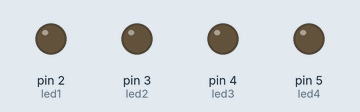
This sketch was run on a simulated Arduino Uno, built with avr-gcc and run on an emulated ATmega328P. Shown: output pins drawn as LEDs (lit = HIGH).

Above: at 0.2 s.
At 1.2 s:
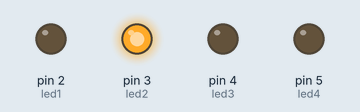
At 2.2 s:
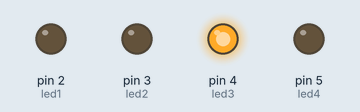
At 4.7 s:
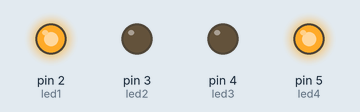
At 7.2 s:
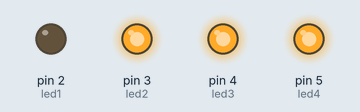
At 9.7 s:
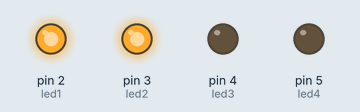
Timing chart, 0 to 10.4 s (numbered marks = the images above):
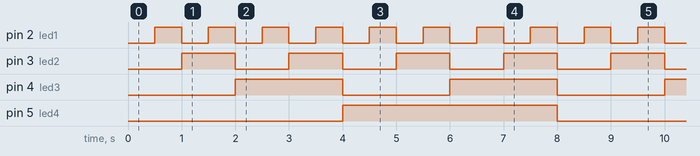

Measured:
- by itself, pin 2 (led1): alternates HIGH for 0.50 s and LOW for 0.50 s
- by itself, pin 3 (led2): alternates HIGH for 1.0 s and LOW for 1.0 s
- by itself, pin 4 (led3): alternates HIGH for 2.0 s and LOW for 2.0 s
- by itself, pin 5 (led4): alternates HIGH for 4.0 s and LOW for 4.0 s

The sketch:

CONTAGEMBINARIA.ino
```cpp
int led1 = 2;
int led2 = 3;
int led3 = 4;
int led4 = 5;

void setup() {
  pinMode(led1, OUTPUT);
  pinMode(led2, OUTPUT);
  pinMode(led3, OUTPUT);
  pinMode(led4, OUTPUT);
}

void loop() {
  for (int count = 0; count < 16; count++) {
    if (count % 2 == 1) {
      digitalWrite(led1, HIGH);
    } else {
      digitalWrite(led1, LOW);
    }

    if ((count / 2) % 2 == 1) {
      digitalWrite(led2, HIGH);
    } else {
      digitalWrite(led2, LOW);
    }

    if ((count / 4) % 2 == 1) {
      digitalWrite(led3, HIGH);
    } else {
      digitalWrite(led3, LOW);
    }

    if ((count / 8) % 2 == 1) {
      digitalWrite(led4, HIGH);
    } else {
      digitalWrite(led4, LOW);
    }

    delay(500);
  }
}
```
